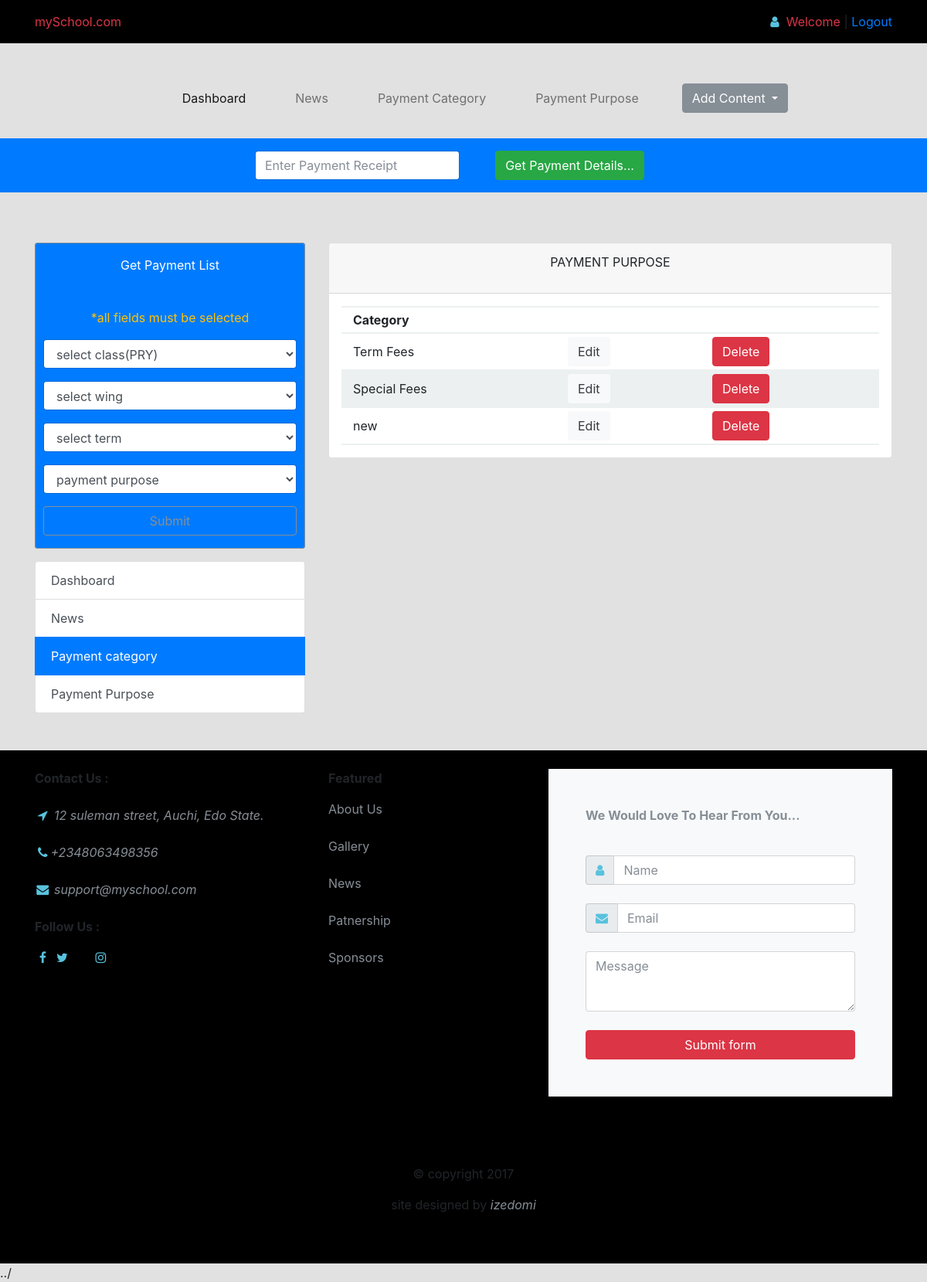
The app's page /admin/p_category.php with its own data.
### tables this page shows
CREATE TABLE `payment_category` (
  `id` int(11) NOT NULL,
  `category` varchar(150) NOT NULL
);

### admin/p_category.php (the view, shortened to what this page needs)
<?php
$link = mysqli_connect("localhost", "wwicscho_root", "izedomi101?");
mysqli_select_db($link, "wwicscho_payment");
?>
<?php
$sql = "SELECT * FROM payment_category";
$query = mysqli_query($link, $sql);
?>
<?php require_once("header.php"); ?>
            <div class="list-group">
              <a href="index.php" class="list-group-item list-group-item-action"> Dashboard </a>
              <a href="news.php" class="list-group-item list-group-item-action"> News </a>
              <a href="p_category.php" class="list-group-item list-group-item-action active"> Payment category </a>
              <a href="p_purpose.php" class="list-group-item list-group-item-action"> Payment Purpose </a>
            </div>
          </div>
   				<div class="col-md-8 py-5">
                <div class="card d-sm-block">
                    <div class="card-header text-center">
                        <p> PAYMENT PURPOSE </p>
                    </div>
                    <div class='card-body py-3 px-3 '>
                        <table>
                            <thead>
                                <th>Category</th>
                                <th></th>
                                <th></th>
                            </thead>
                            <?php while($result = mysqli_fetch_array($query)): ?>
                            <tr>
                                <td><?php echo $result['category']; ?></td>
                                <td>
                                  <a href="p_category.php?edit=<?php echo $result['id']; ?>" class="btn bg-light text-dark">Edit</a>
                                </td>
                                <td>
                                  <a href="p_category.php?del=<?php echo $result['id']; ?>" class="btn btn-danger">Delete</a>
                                </td>
                            </tr>
                          <?php endwhile; ?>
                        </table>
                    </div>
                </div>
   				</div>
   			</div>
   		</div>
   	</div>
<?php require_once("footer.php"); ?>

### public/assets/styles/css/main.css (style rules this page uses)
body { height:100%; width:100%; background-color:#2222; padding-top: 35px; }
table { width: 100%; height: 100%; overflow: hidden; }
th, tr, td { border-top: solid 2px #ecf0f1; border-bottom: solid 2px #ecf0f1; padding: 4px 15px; text-align: left; margin: 0px 5px; }
tr:nth-child(2n) { background: #ecf0f1; }

### records on screen
payment_category: category "Term Fees"
payment_category: category "Special Fees"
payment_category: category "new"
